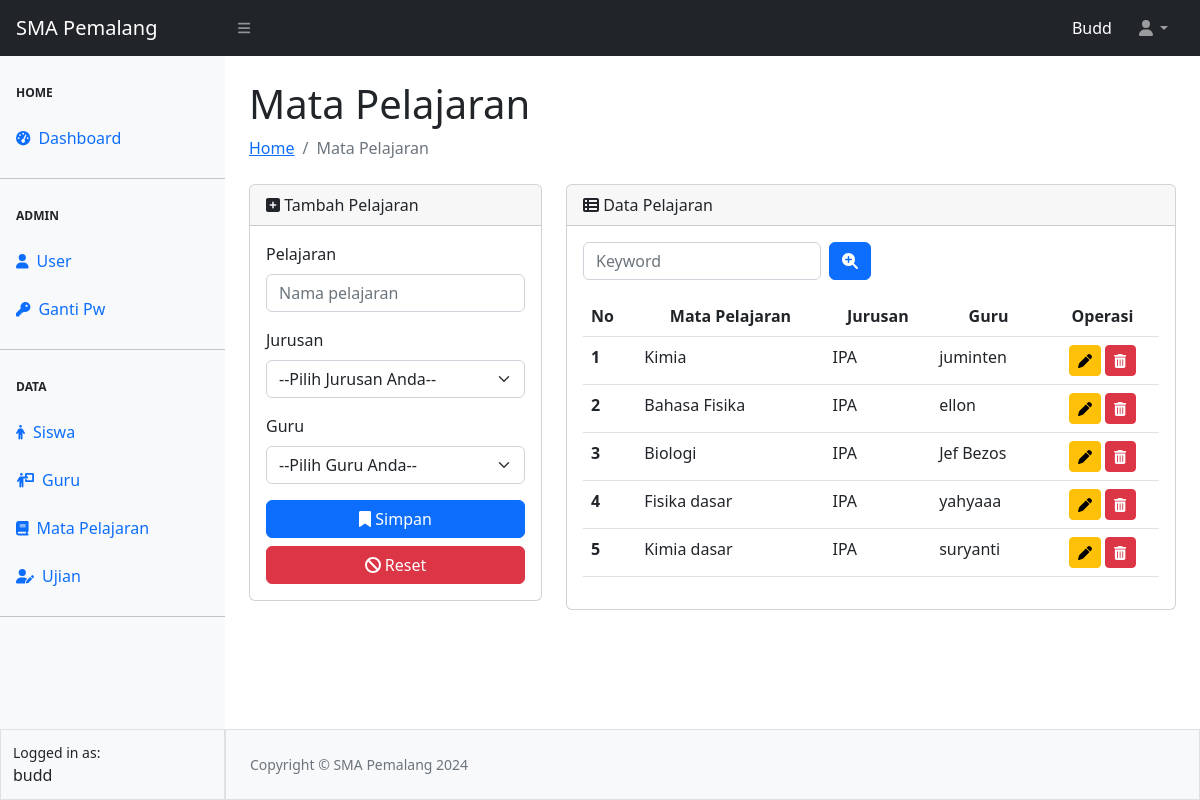
The page /pelajaran/pelajaran.php (signed in) on the database its author committed.
### tables this page shows
CREATE TABLE `tbl_pelajaran` (
  `id` int(11) NOT NULL,
  `pelajaran` varchar(50) NOT NULL,
  `jurusan` varchar(50) NOT NULL,
  `guru` varchar(50) NOT NULL
);

### pelajaran/pelajaran.php (the view, shortened to what this page needs)
<?php
require_once "../config.php";
require_once "../template/header.php";
require_once "../template/navbar.php";
require_once "../template/sidebar.php";
?>
<div id="layoutSidenav_content">
    <main>
        <div class="container-fluid px-4">
            <h1 class="mt-4">Mata Pelajaran</h1>
            <ol class="breadcrumb mb-4">
                <li class="breadcrumb-item"><a href="../index.php">Home</a></li>
                <li class="breadcrumb-item active">Mata Pelajaran</li>
            </ol>
            <div class="row">
                <div class="col-lg-4 col-md-6 mb-3">
                    <div class="card">
                        <div class="card-header">
                            <i class="fa-solid fa-square-plus"></i> Tambah Pelajaran
                        </div>
                        <div class="card-body">
                            <form action="proses-pelajaran.php" method="POST">
                                <div class="mb-3">
                                    <label for="pelajaran" class="form-label">Pelajaran</label>
                                    <input type="text" class="form-control" id="pelajaran" name="pelajaran" placeholder="Nama pelajaran" required>
                                </div>
                                <div class="mb-3">
                                    <label for="jurusan" class="form-label">Jurusan</label>
                                    <select name="jurusan" id="jurusan" class="form-select" required>
                                        <option value="" selected>--Pilih Jurusan Anda--</option>
                                    </select>
                                </div>
                                <div class="mb-3">
                                    <label for="guru" class="form-label">Guru</label>
                                    <select name="guru" id="guru" class="form-select" required>
                                        <option value="" selected>--Pilih Guru Anda--</option>
                                    </select>
                                </div>
                                <div class="d-grid gap-2">
                                    <button type="submit" class="btn btn-primary" name="simpan"><i class="fa-solid fa-bookmark"></i> Simpan</button>
                                    <button type="reset" class="btn btn-danger" name="reset"><i class="fa-solid fa-ban"></i> Reset</button>
                                </div>
                            </form>
                        </div>
                    </div>
                </div>
                <div class="col-lg-8 col-md-6">
                    <div class="card">
                        <div class="card-header">
                            <i class="fa-solid fa-table-list"></i> Data Pelajaran
                        </div>
                        <div class="card-body">
                            <div class="d-flex justify-content-between mb-3">
                                <form action="" method="GET" class="d-flex col-md-6">
                                    <?php
                                    if (@$_GET['cari']) {
                                        $cari = @$_GET['cari'];
                                    } else {
                                        $cari = '';
                                    }
                                    ?>
                                    <input type="text" class="form-control me-2" placeholder="Keyword" name="cari" value="<?= $cari ?>">
                                    <button class="btn btn-primary" type="submit"><i class="fa-solid fa-magnifying-glass-plus"></i></button>
                                </form>
                            </div>
                            <div class="table-responsive">
                                <table class="table table-hover">
                                    <thead>
                                        <tr>
                                            <th scope="col">No</th>
                                            <th scope="col"><center>Mata Pelajaran</center></th>
                                            <th scope="col"><center>Jurusan</center></th>
                                            <th scope="col"><center>Guru</center></th>
                                            <th scope="col"><center>Operasi</center></th>
                                        </tr>
                                    </thead>
                                    <tbody>
                                        <?php
                                        $no = 1;
                                        if (@$_GET['cari']) {
                                            $keyword = @$_GET['cari'];
                                        } else {
                                            $keyword = '';
                                        }
                                        $queryPelajaran = mysqli_query($koneksi, "SELECT * FROM tbl_pelajaran WHERE pelajaran LIKE '%$keyword%' OR jurusan LIKE '%$keyword%' OR guru LIKE '%$keyword%'");
                                        if (mysqli_num_rows($queryPelajaran) > 0) {
                                            while ($data = mysqli_fetch_array($queryPelajaran)) { ?>
                                                <tr>
                                                    <th scope="row"><?= $no++ ?></th>
                                                    <td><?= $data['pelajaran'] ?></td>
                                                    <td><?= $data['jurusan'] ?></td>
                                                    <td><?= $data['guru'] ?></td>
                                                    <td align="center">
                                                        <a href="edit-pelajaran.php?id=<?= $data['id'] ?>" class="btn btn-sm btn-warning" title="Update Pelajaran"><i class="fa-solid fa-pen"></i></a>
                                                        <button type="button" data-id="<?= $data['id'] ?>" id="btnHapus" class="btn btn-sm btn-danger" title="Hapus Pelajaran"><i class="fa-solid fa-trash-can"></i></button>
                                                    </td>
                                                </tr>
                                            <?php }
                                        } else { ?>
                                            <tr>
                                                <td colspan="5" align="center">Tidak ada data</td>
                                            </tr>
                                        <?php } ?>
                                    </tbody>
                                </table>
                            </div>
                        </div>
                    </div>
                </div>
            </div>
        </div>
    </main>
<?php
require_once "../template/footer.php";
?>

### rows shown on the page
tbl_pelajaran: pelajaran "Kimia", jurusan "IPA", guru "juminten"
tbl_pelajaran: pelajaran "Bahasa Fisika", jurusan "IPA", guru "ellon"
tbl_pelajaran: pelajaran "Biologi", jurusan "IPA", guru "Jef Bezos"
tbl_pelajaran: pelajaran "Fisika dasar", jurusan "IPA", guru "yahyaaa"
tbl_pelajaran: pelajaran "Kimia dasar", jurusan "IPA", guru "suryanti"

### other values the page prints
$_SESSION ["ssUser"] "Budd"
$_SESSION["ssUser"] "budd"
